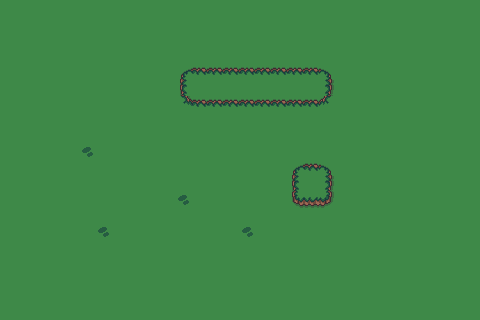

A 2D game scene composited from a Tiled map and its tileset images. What follows is a short description and the map's XML, with every tile layer's data as written:
An orthogonal 30x20 tile map with 16x16 px tiles, 1 tile layer (Tile Layer 1) and 2 objects.

<map version="1.10" tiledversion="1.11.2" orientation="orthogonal" renderorder="right-down" width="30" height="20" tilewidth="16" tileheight="16" infinite="0" nextlayerid="4" nextobjectid="10">
 <tileset firstgid="1" source="Cliff_Tile.tsx" />
 <layer id="1" name="Tile Layer 1" width="30" height="20">
  <data encoding="csv">
5,5,5,5,5,5,5,5,5,5,5,5,5,5,5,5,5,5,5,5,5,5,5,5,5,5,5,5,5,5,
5,5,5,5,5,5,5,5,5,5,5,5,5,5,5,5,5,5,5,5,5,5,5,5,5,5,5,5,5,5,
5,5,5,5,5,5,5,5,5,5,5,5,5,5,5,5,5,5,5,5,5,5,5,5,5,5,5,5,5,5,
5,5,5,5,5,5,5,5,5,5,5,5,5,5,5,5,5,5,5,5,5,5,5,5,5,5,5,5,5,5,
5,5,5,5,5,5,5,5,5,5,5,10,8,8,8,8,8,8,8,8,11,5,5,5,5,5,5,5,5,5,
5,5,5,5,5,5,5,5,5,5,5,6,5,5,5,5,5,5,5,5,4,5,5,5,5,5,5,5,5,5,
5,5,5,5,5,5,5,5,5,5,5,7,8,8,8,8,8,8,8,8,9,5,5,5,5,5,5,5,5,5,
5,5,5,5,5,5,5,5,5,5,5,5,5,5,5,5,5,5,5,5,5,5,5,5,5,5,5,5,5,5,
5,5,5,5,5,5,5,5,5,5,5,5,5,5,5,5,5,5,5,5,5,5,5,5,5,5,5,5,5,5,
5,5,5,5,5,18,5,5,5,5,5,5,5,5,5,5,5,5,5,5,5,5,5,5,5,5,5,5,5,5,
5,5,5,5,5,5,5,5,5,5,5,5,5,5,5,5,5,5,10,8,11,5,5,5,5,5,5,5,5,5,
5,5,5,5,5,5,5,5,5,5,5,5,5,5,5,5,5,5,6,5,4,5,5,5,5,5,5,5,5,5,
5,5,5,5,5,5,5,5,5,5,5,18,5,5,5,5,5,5,13,2,14,5,5,5,5,5,5,5,5,5,
5,5,5,5,5,5,5,5,5,5,5,5,5,5,5,5,5,5,5,5,5,5,5,5,5,5,5,5,5,5,
5,5,5,5,5,5,18,5,5,5,5,5,5,5,5,18,5,5,5,5,5,5,5,5,5,5,5,5,5,5,
5,5,5,5,5,5,5,5,5,5,5,5,5,5,5,5,5,5,5,5,5,5,5,5,5,5,5,5,5,5,
5,5,5,5,5,5,5,5,5,5,5,5,5,5,5,5,5,5,5,5,5,5,5,5,5,5,5,5,5,5,
5,5,5,5,5,5,5,5,5,5,5,5,5,5,5,5,5,5,5,5,5,5,5,5,5,5,5,5,5,5,
5,5,5,5,5,5,5,5,5,5,5,5,5,5,5,5,5,5,5,5,5,5,5,5,5,5,5,5,5,5,
5,5,5,5,5,5,5,5,5,5,5,5,5,5,5,5,5,5,5,5,5,5,5,5,5,5,5,5,5,5
</data>
 </layer>
 <objectgroup id="2" name="Object Layer 1">
  <object id="1" x="175.342" y="63.976" width="159.15" height="46.0094">
   <properties>
    <property name="foo" value="hello" />
   </properties>
  </object>
  <object id="9" x="288" y="160" width="47.752" height="47.6438" />
 </objectgroup>
</map>
